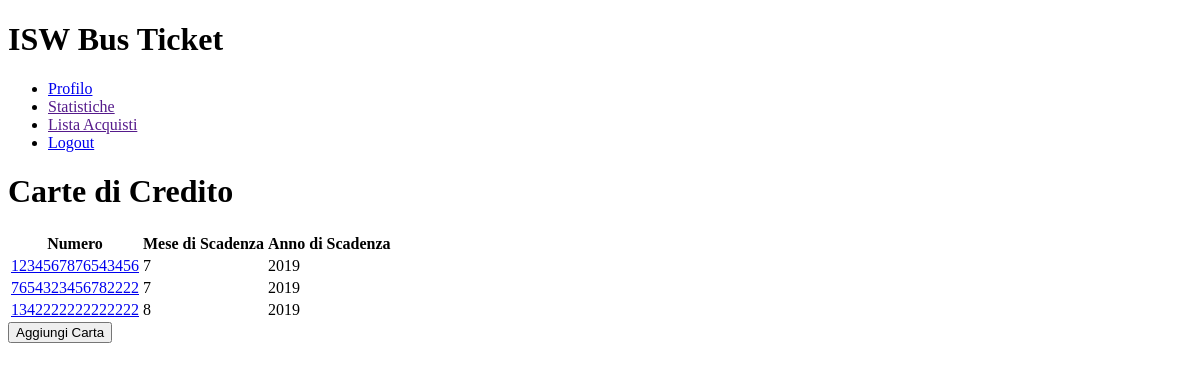
Before: /cards/ (signed in) with the older database file.
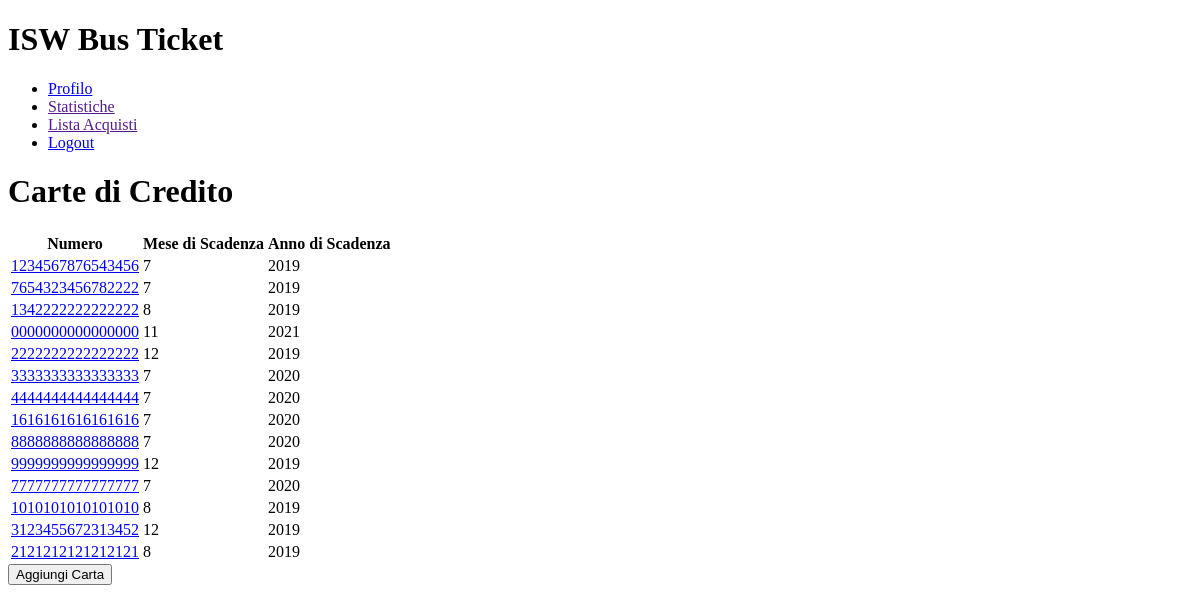
After: the same page with the newer database file.
### IswBus/models.py (models this page shows, shortened)
@deconstructible
class CartaDiCredito(models.Model):
    numero = models.CharField("Numero Carta di Credito", max_length=16, default="1111222233334444", unique=True)
    mese_scadenza = models.SmallIntegerField("Mese di Scadenza", default=datetime.now().month)
    anno_scadenza = models.SmallIntegerField("Anno di Scadenza", default=datetime.now().year)
    cvv = models.CharField("Codice CVV", max_length=3, default="123")
    user = models.ForeignKey(User, on_delete=models.CASCADE, default=1)
    def get_url(self):
        return reverse('edit-card', args=[str(self.id)])

### IswBus/views.py (the view)
# urls.py: url(r'^cards/', views.cards, name='manage-card'),
def cards(request):
    user = request.user
    cards = CartaDiCredito.objects.filter(user_id=user.id)
    return render(request, "cards.html", {'cards': cards})

### templates/cards.html
{% extends 'base.html' %}
{% block content %}
        <h1>Carte di Credito</h1>
        <table>
            <tr>
                <th>Numero</th>
                <th>Mese di Scadenza</th>
                <th>Anno di Scadenza</th>
            </tr>
            {% for card in cards %}
                <tr>
                    <td><a href="{{ card.get_url }}">{{ card.numero }}</a></td>
                    <td>{{ card.mese_scadenza }}</td>
                    <td>{{ card.anno_scadenza }}</td>
                </tr>
            {% endfor %}
        </table>
        <a href="/add_card/"><button type="button">Aggiungi Carta</button></a>
{% endblock %}

### templates/base.html (shortened to what this page needs)
<!DOCTYPE html>
<html lang="en">
<head>
</head>
<body>
    <header>
        <h1>ISW Bus Ticket</h1>
        <ul>
            <li><a href="/cards">Profilo</a></li>
            <li><a href="">Statistiche</a></li>
            <li><a href="">Lista Acquisti</a></li>
            <li><a href="/logout/">Logout</a></li>
        </ul>
    </header>
    {% block content %}
    {% endblock %}
</body>
</html>

Changed rows visible on the page:
added CartaDiCredito: numero "0000000000000000", mese_scadenza "11", anno_scadenza "2021"
added CartaDiCredito: numero "2222222222222222", mese_scadenza "12", anno_scadenza "2019"
added CartaDiCredito: numero "3333333333333333", mese_scadenza "7", anno_scadenza "2020"
added CartaDiCredito: numero "4444444444444444", mese_scadenza "7", anno_scadenza "2020"
added CartaDiCredito: numero "1616161616161616", mese_scadenza "7", anno_scadenza "2020"
added CartaDiCredito: numero "8888888888888888", mese_scadenza "7", anno_scadenza "2020"
added CartaDiCredito: numero "9999999999999999", mese_scadenza "12", anno_scadenza "2019"
added CartaDiCredito: numero "7777777777777777", mese_scadenza "7", anno_scadenza "2020"
added CartaDiCredito: numero "1010101010101010", mese_scadenza "8", anno_scadenza "2019"
added CartaDiCredito: numero "3123455672313452", mese_scadenza "12", anno_scadenza "2019"
added CartaDiCredito: numero "2121212121212121", mese_scadenza "8", anno_scadenza "2019"
